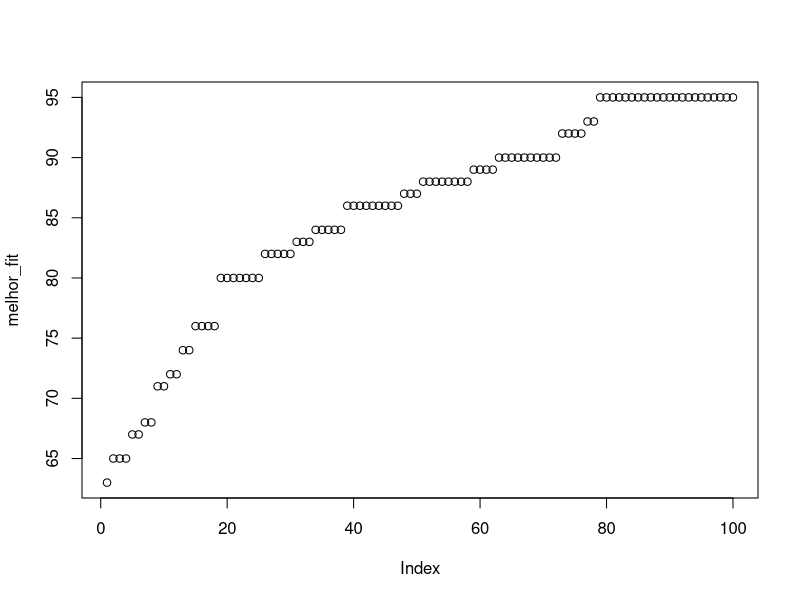

R code for this plot:
rm(list = ls())

# algoritmo genetico: onemax

# Funcao objetivo
aptidao = function(individuo){
  sum(individuo)
}

# Funcao de mutacao
mutacao = function(individuo, qt_genes){
  tam_ind = length(individuo)
  pos = sample(tam_ind, qt_genes)
    #round(runif(qt_genes, 1, tam_ind))

  #rapply(pos, function(i){
  for (i in pos){
    if(individuo[i] == 1){
      individuo[i] = 0
    }
    else{
      individuo[i] = 1
    }
  }
#)

  individuo
}

mutacao(rep(1, 10), 2)

cruzamento = function(individuo1, individuo2){
  tam_ind = length(individuo1)
  pos = sample(tam_ind-1, 1)
    #round(runif(1, 1, (tam_ind - 1)))
  c(individuo1[1:pos], individuo2[(pos+1):tam_ind])
}

#cruzamento(rep(1, 4), rep(2, 4))

inicia_pop = function(tam_pop, tam_tam_ind){
  matrix(round(runif(tam_pop*tam_ind, 0, 1)), ncol = tam_ind)
}

torneio = function(vet_aptidao, tam_torneio){
  aux = sample(1:length(vet_aptidao), tam_torneio, replace = F)
  aux[which.max(vet_aptidao[aux])]
}

# Laco evolutivo
tam_pop = 100
tam_ind = 100

max_gen = 100
prob_cross = 0.2
prob_mut = 0.01
qtd_mut = 2
tam_torneio = 3
elite = 1

pop = matrix(round(runif(tam_pop*tam_ind, 0, 1)), ncol = tam_ind)
fitness = apply(pop, 1, aptidao)
                #function(i) aptidao(i))
melhor_fit = NULL

for(i in 1:max_gen){

  melhor_fit = c(melhor_fit, max(fitness))

  pop_filhos = NULL
  fit_filhos = NULL

  nova_pop = NULL
  novo_fit= NULL

  pop_ant = NULL
  pop_apt = NULL

  cat("\r", (i*100)/max_gen, "%")

  for (p in 1:(tam_pop * prob_cross)){
    idx_pai1 = torneio(fitness, tam_torneio)

    idx_pai2 = torneio(fitness[-(idx_pai1)], tam_torneio)

    filho = cruzamento(pop[idx_pai1, ], pop[idx_pai2, ])
    filho = mutacao(filho, qtd_mut)
    aptidao_filho = aptidao(filho)

    pop_filhos = rbind(pop_filhos, filho)
    fit_filhos = c(fit_filhos, aptidao_filho)
  }

  pop_ant = rbind(pop_filhos, pop)
  pop_apt = c(fit_filhos, fitness)

  # Elite sempre esta na nova populacao
  aux = order(pop_apt, decreasing=TRUE)[1:elite]
  nova_pop = rbind(nova_pop, pop_ant[aux, ])
  novo_fit = c(novo_fit, pop_apt[aux])

#   for(i in 1:length(aux)){
#     nova_pop = rbind(nova_pop, pop_ant[aux[i], ])
#     novo_fit = c(novo_fit, pop_apt[aux[i]])
#     pop_ant = pop_ant[(-aux[i]), ]
#     pop_apt = pop_apt[(-aux[i])]
#
#   }
#
  #pos = sample(length(pop_apt), tam_pop - elite, replace=F)
#   pos = order(pop_apt, decreasing=TRUE)[elite:tam_pop]
#   nova_pop = rbind(nova_pop, pop_ant[pos, ])
#   novo_fit = c(novo_fit, pop_apt[pos])



  for(j in 1:(tam_pop - elite)){
    boladao = torneio(pop_apt, tam_torneio)
    nova_pop = rbind(nova_pop, pop_ant[boladao, ])
    novo_fit = c(novo_fit, pop_apt[boladao])
    pop_ant = pop_ant[-(boladao), ]
    pop_apt = pop_apt[-boladao]
  }

  pop = nova_pop
  fitness = novo_fit

  cat(" fitness: ", mean(fitness), "\n")
}

melhor = order(fitness, decreasing=TRUE)[1]
cat("Melhor individuo: ", pop[melhor, ], " fitness: ", fitness[melhor], "\n")

pior = order(fitness, decreasing=TRUE)[length(fitness)]
cat("Pior individuo: ", pop[pior, ], " fitness: ", fitness[pior], "\n")

media = mean(fitness)
cat("Fitness media da pop: ", mean(fitness))

plot(melhor_fit)

# imprimir:
# Melhor individuo e seu fitness
# Fitness medio da populacao
# Pior fitness
# Grafico mostrando a evolucao do melhor fitness

# Exercicio 2
# Fazer com senha de caracteres (senha = 'monitoria')
# letters (pega letras minusculas)

# Exercicio 3
# Fazer com numeros assim: "fobj(ind) = sum(ind^2)/(3.2*(sqrt(abs(max(ind)))))"
# tam_ind = 2 e ind[-10., 10.0] (vai de -10.0 até 10.0)
